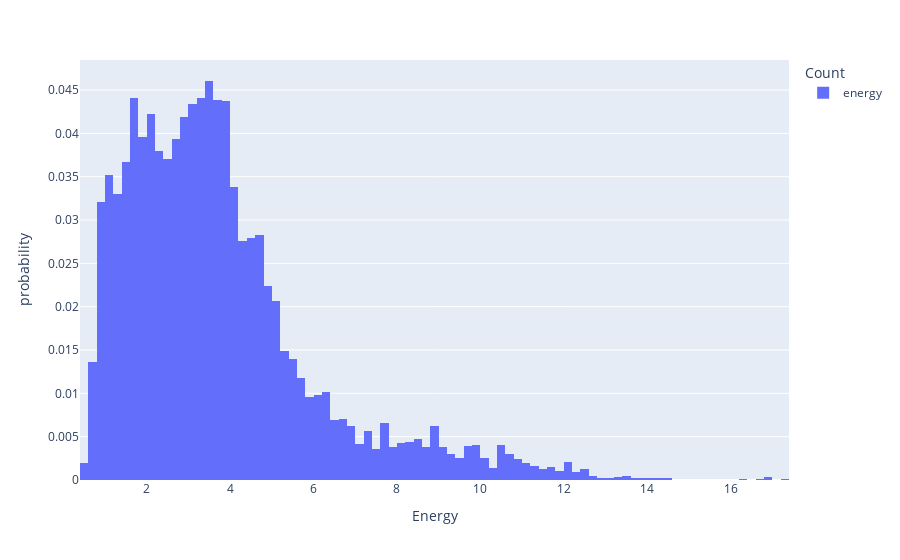

Write notebook code for a chart like this one.
### Markdown cell above
## Examining Disulfide Energies

### Code cell
labels = {'value': 'Energy', 'variable': 'Count'}
cols = ['energy', 'ca_distance']
px.histogram(SS_df['energy'], labels=labels, histnorm='probability')

### Figure 1 — Plotly figure (JSON) as saved in the notebook; plotly's stock layout.template omitted (floating-point values rounded to 4 significant figures; data arrays with more than 128 entries replaced by an {"elided": "..."} marker saying what was removed)
{"data": [{"alignmentgroup": "True", "bingroup": "x", "histnorm": "probability", "hovertemplate": "Count=energy<br>Energy=%{x}<br>probability=%{y}<extra></extra>", "legendgroup": "energy", "marker": {"color": "#636efa", "pattern": {"shape": ""}}, "name": "energy", "offsetgroup": "energy", "orientation": "v", "showlegend": true, "type": "histogram", "x": {"elided": "8210 float values"}, "xaxis": "x", "yaxis": "y"}], "layout": {"barmode": "relative", "legend": {"title": {"text": "Count"}, "tracegroupgap": 0}, "margin": {"t": 60}, "xaxis": {"anchor": "y", "domain": [0, 1], "title": {"text": "Energy"}}, "yaxis": {"anchor": "x", "domain": [0, 1], "title": {"text": "probability"}}}}
